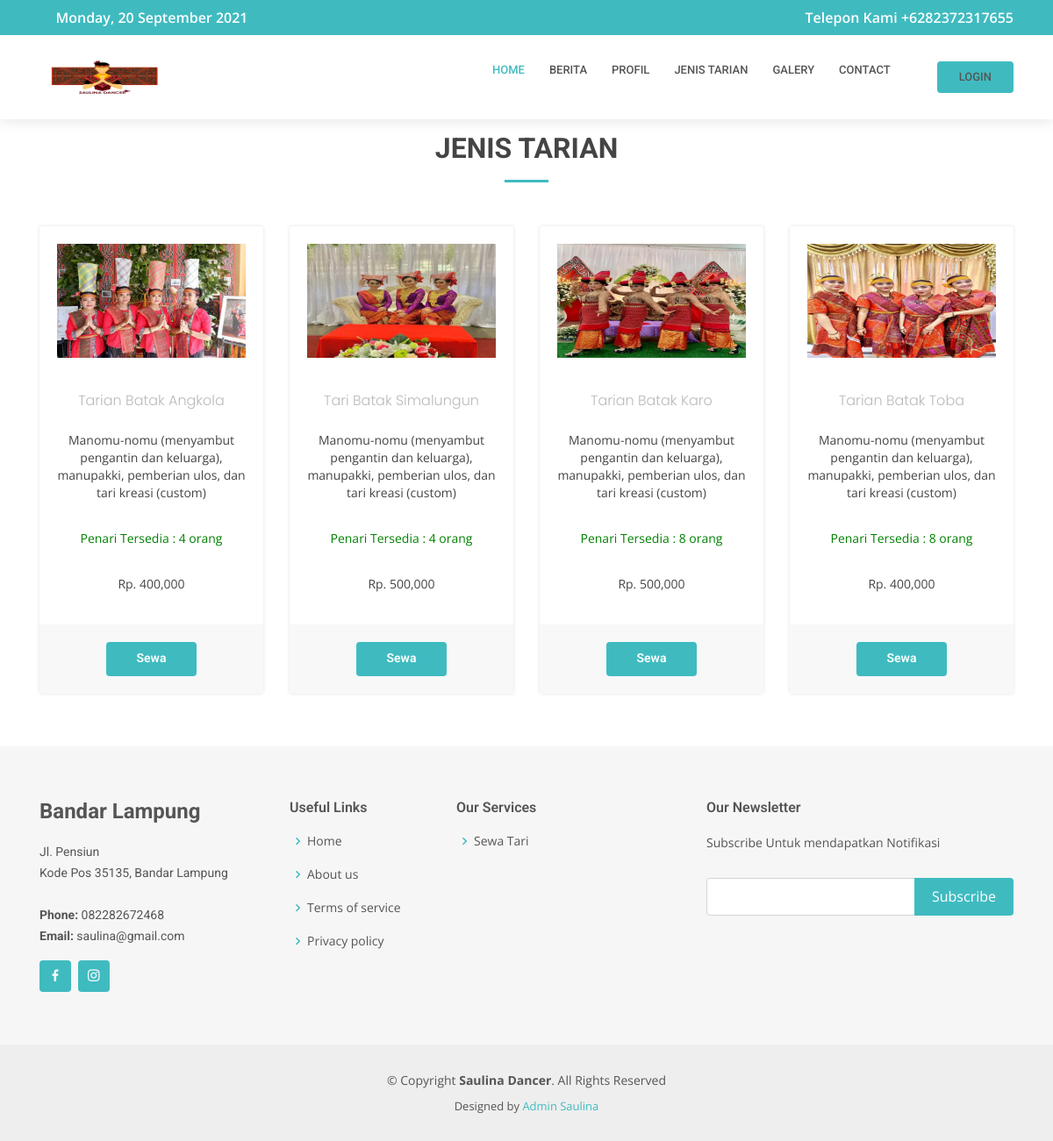
Screenshot of /index.php/home/jasa with the database file from the repository.
### tables this page shows
CREATE TABLE `jasa` (
  `id_jasa` int(11) NOT NULL,
  `nama` varchar(255) NOT NULL,
  `stok_penari` int(11) NOT NULL,
  `harga` int(11) NOT NULL,
  `deskripsi` varchar(255) NOT NULL,
  `foto_jasa` varchar(255) NOT NULL,
  `tgl_input` date NOT NULL
);

### application/controllers/Home.php (called while the page is built, shortened)
<?php
class Home extends CI_Controller {
	function __construct()
    {
		$this->load->model('Agenda_model');
		$this->load->model('User_model');
        $this->load->library('form_validation');
    }
	public function jasa(){
		if($this->session->userdata('logedin')==TRUE){
			  $data = array("container" => "front/login/home", "footer" => "front/footer", "nav" => "front/login/nav_user");
              $this->load->view("front/template", $data);
		}else{
		$data = array("container" => "front/jasa", "footer" => "front/footer", "nav" => "front/nav");
		$this->load->view("front/template", $data);
	   }
	}
}

### index.php (called while the page is built, shortened)
<?php
require_once BASEPATH.'core/CodeIgniter.php';

### application/views/front/jasa.php (the view)
<main id="main" style="padding-top: 90px;">
   <section id="pricing" class="pricing">
    <div class="container" data-aos="fade-up">
      <div class="section-title">
        <h2>Jenis Tarian</h2>
      </div>
      <div class="row">
      <?php
        $hasil= $this->db->query("SELECT * from jasa");
        foreach($hasil->result() as $jasa){
        ?>
        <div class="col-lg-3 col-md-6">
          <div class="box" data-aos="fade-up" data-aos-delay="100">
             <div>
              <a href="#">
               <img  style="width: 300px; height: 150px;padding-bottom: 20px" src="<?php echo base_url(); ?>user/produk_dan_jasa/<?php echo $jasa->foto_jasa; ?>" alt="" class="img-fluid">
              </a>
            </div>
            <h4><span> <?php echo $jasa->nama;?> </span></h4>
            <ul>
              <li><p><?php echo $jasa->deskripsi;?></p></li>
              <li>
                <?php
                 $stok = $jasa->stok_penari;
                 if($stok < 3){?>
                    <p style="color: red"> Penari Tidak Tersedia<br> Jumlah Penari Tidak Cukup</p>
                <?php }else{?>
                    <p style="color: green"> Penari Tersedia : <?php echo $jasa->stok_penari;?> orang</p>
                <?php } ?>
              </li>
              <li><?php echo 'Rp. '.number_format($jasa->harga)?></li>
            </ul>
            <div class="btn-wrap">
              <a href="<?php echo site_url('user_login/form_tari/'.$jasa->id_jasa) ?>" class="btn-buy">Sewa</a>
            </div>
          </div>
        </div>
        <?php
      }
      ?>
      </div>
    </div>
  </section>
</main>

### application/views/front/template.php (shortened to what this page needs)
<!DOCTYPE html>
<html lang="en">
<head>
  <link href="<?php echo base_url(); ?>assets/vendor/bootstrap/css/bootstrap.min.css" rel="stylesheet">
  <link href="<?php echo base_url(); ?>assets/vendor/icofont/icofont.min.css" rel="stylesheet">
  <link href="<?php echo base_url(); ?>assets/vendor/boxicons/css/boxicons.min.css" rel="stylesheet">
  <link href="<?php echo base_url(); ?>assets/vendor/animate.css/animate.min.css" rel="stylesheet">
  <link href="<?php echo base_url(); ?>assets/vendor/owl.carousel/assets/owl.carousel.min.css" rel="stylesheet">
  <link href="<?php echo base_url(); ?>assets/vendor/venobox/venobox.css" rel="stylesheet">
  <link href="<?php echo base_url(); ?>assets/vendor/aos/aos.css" rel="stylesheet">
  <link href="<?php echo base_url(); ?>assets/css/style.css" rel="stylesheet">
  <link href="<?php echo base_url(); ?>assets/css/sweetalert2.min.css" rel="stylesheet">
</head>
<body>
  <div id="topbar" class="d-none d-lg-flex align-items-center fixed-top">
    <div class="container d-flex align-items-center justify-content-between">
      <div class="d-flex align-items-center">
        <i class="icofont-clock-time"></i> <?php echo date('l, d F Y ');?>
      </div>
      <div class="d-flex align-items-center">
        <i class="icofont-phone"></i> Telepon Kami +6282372317655
      </div>
    </div>
  </div>
	<?php
		 $this->load->view($nav);
	?>
	 <?php
	 	$this->load->view($container);
	 ?>
	  <?php
	 	$this->load->view($footer);
	 ?>
</body>
</html>

### application/views/front/nav.php
<header id="header" class="fixed-top">
   <div class="container d-flex align-items-center">
     <a href="<?php echo base_url()?>" class="logo mr-auto"><img src="<?php echo base_url('assets/img/logo.png')?>" alt="" style="width: 150px; height:100px;"></a>
     <nav class="nav-menu d-none d-lg-block">
       <ul>
         <li class="active"><a href="<?php echo site_url() ?>">Home</a></li>
         <li><a href="<?php echo site_url() ?>berita">Berita</a></li>
         <li><a href="<?php echo site_url() ?>profil">Profil</a></li>
         <li><a href="<?php echo site_url() ?>jasa">Jenis Tarian</a></li>
         <li><a href="<?php echo site_url() ?>galeri">Galery</a></li>
         <li><a href="<?php echo site_url() ?>kontak">Contact</a></li>
         <li><a href="<?php echo site_url() ?>login" class="appointment-btn scrollto">Login</a></li>
       </ul>
     </nav>
   </div>
 </header>

### application/views/front/footer.php
<footer id="footer">
   <div class="footer-top">
     <div class="container">
       <div class="row">
         <div class="col-lg-3 col-md-6">
           <div class="footer-info">
             <h3>Bandar Lampung</h3>
             <p>
               Jl. Pensiun <br>
               Kode Pos 35135, Bandar Lampung<br><br>
               <strong>Phone:</strong> 082282672468<br>
               <strong>Email:</strong> saulina@gmail.com<br>
             </p>
             <div class="social-links mt-3">
               <a href="#" class="facebook"><i class="bx bxl-facebook"></i></a>
               <a href="https://www.instagram.com/saulinadancer/" class="instagram"><i class="bx bxl-instagram"></i></a>
             </div>
           </div>
         </div>
         <div class="col-lg-2 col-md-6 footer-links">
           <h4>Useful Links</h4>
           <ul>
             <li><i class="bx bx-chevron-right"></i> <a href="<?php echo base_url()?>">Home</a></li>
             <li><i class="bx bx-chevron-right"></i> <a href="<?php echo base_url()?>kontak">About us</a></li>
             <li><i class="bx bx-chevron-right"></i> <a href="#">Terms of service</a></li>
             <li><i class="bx bx-chevron-right"></i> <a href="#">Privacy policy</a></li>
           </ul>
         </div>
         <div class="col-lg-3 col-md-6 footer-links">
           <h4>Our Services</h4>
           <ul>
             <li><i class="bx bx-chevron-right"></i> <a href="<?php echo base_url()?>jasa">Sewa Tari</a></li>
           </ul>
         </div>
         <div class="col-lg-4 col-md-6 footer-newsletter">
           <h4>Our Newsletter</h4>
           <p>Subscribe Untuk mendapatkan Notifikasi </p>
           <form action="" method="post">
             <input type="email" name="email"><input type="submit" value="Subscribe">
           </form>
         </div>
       </div>
     </div>
   </div>
   <div class="container">
     <div class="copyright">
       &copy; Copyright <strong><span>Saulina Dancer</span></strong>. All Rights Reserved
     </div>
     <div class="credits">
       Designed by <a href="#">Admin Saulina</a>
     </div>
   </div>
 </footer>

### rows the page displays
jasa: foto_jasa (picture), nama "Tarian Batak Angkola", deskripsi "Manomu-nomu (menyambut pengantin dan keluarga), manupakki, pemberian ulos, dan tari kreasi (custom)", stok_penari "4", harga "400,000"
jasa: foto_jasa (picture), nama "Tari Batak Simalungun", deskripsi "Manomu-nomu (menyambut pengantin dan keluarga), manupakki, pemberian ulos, dan tari kreasi (custom)", stok_penari "4", harga "500,000"
jasa: foto_jasa (picture), nama "Tarian Batak Karo", deskripsi "Manomu-nomu (menyambut pengantin dan keluarga), manupakki, pemberian ulos, dan tari kreasi (custom)", stok_penari "8", harga "500,000"
jasa: foto_jasa (picture), nama "Tarian Batak Toba", deskripsi "Manomu-nomu (menyambut pengantin dan keluarga), manupakki, pemberian ulos, dan tari kreasi (custom)", stok_penari "8", harga "400,000"
